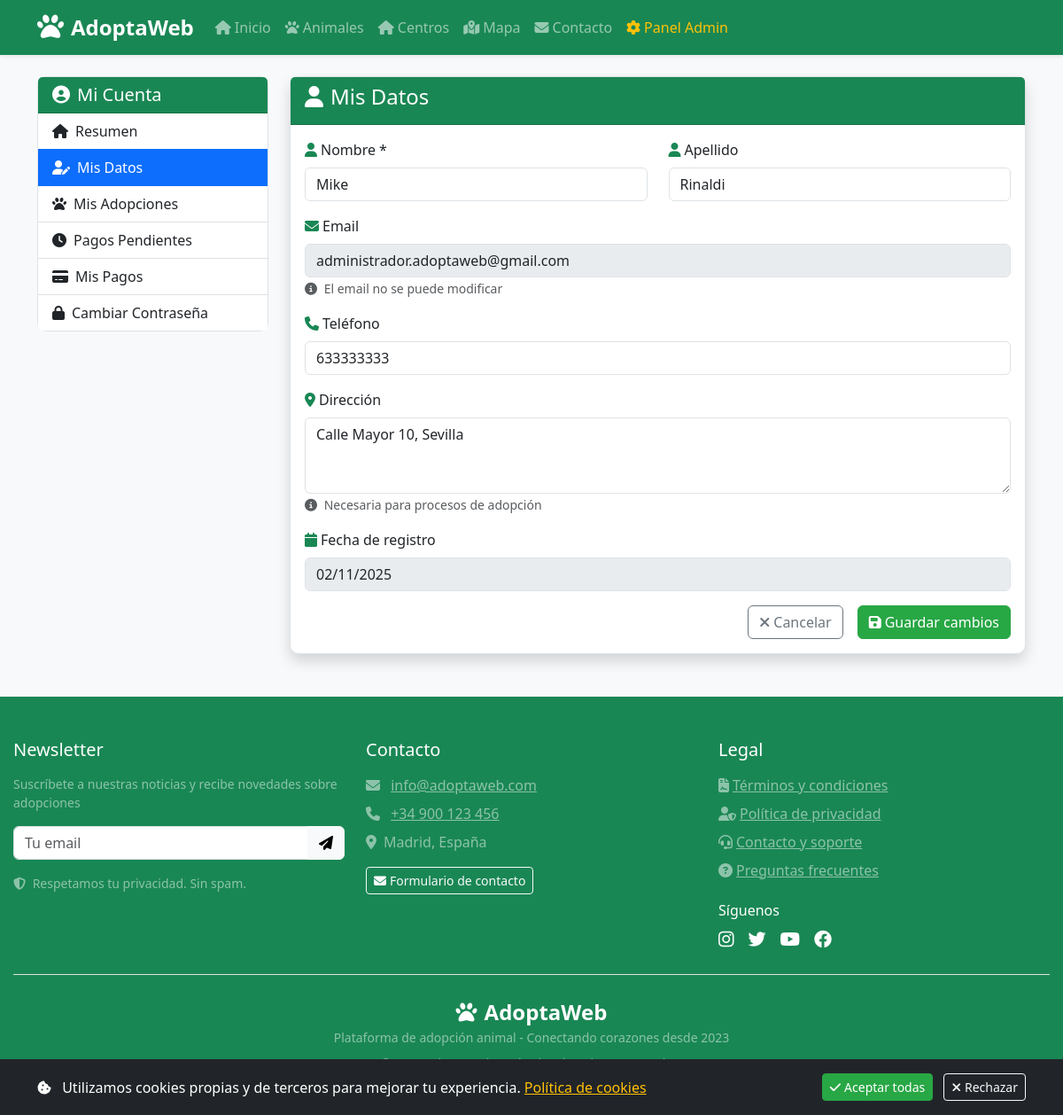
Screenshot of /perfil/mis-datos.php (signed in) with the database file from the repository.
### tables this page shows
CREATE TABLE `usuarios` (
  `id_usuario` int(11) NOT NULL,
  `nombre` varchar(100) NOT NULL,
  `apellido` varchar(100) DEFAULT NULL,
  `email` varchar(150) NOT NULL,
  `password_hash` varchar(255) NOT NULL,
  `telefono` varchar(20) DEFAULT NULL,
  `direccion` varchar(255) DEFAULT NULL,
  `tarjeta_last4` char(4) DEFAULT NULL,
  `fecha_registro` datetime DEFAULT current_timestamp(),
  `id_rol` int(11) DEFAULT 2
);

### includes/config.php (called while the page is built, shortened)
<?php
require_once ROOT_PATH . '/includes/conexion.php';
function estaLogueado() {
    return isset($_SESSION['user_id']);
}
function obtenerUsuario() {
    global $pdo;
    if (estaLogueado()) {
        $stmt = $pdo->prepare("SELECT * FROM usuarios WHERE id_usuario = ?");
        $stmt->execute([$_SESSION['user_id']]);
        return $stmt->fetch();
    }
    return null;
}
?>

### perfil/mis-datos.php (the view, shortened to what this page needs)
<?php
require_once '../includes/config.php';
$user = obtenerUsuario();
?>
<!DOCTYPE html>
<html lang="es">
<head>
    <link href="https://cdn.jsdelivr.net/npm/bootstrap@5.3.0/dist/css/bootstrap.min.css" rel="stylesheet">
    <link rel="stylesheet" href="https://cdnjs.cloudflare.com/ajax/libs/font-awesome/6.4.0/css/all.min.css">
    <link rel="stylesheet" href="<?= BASE_URL ?>/css/styles.css">
</head>
<body>
    <?php include '../includes/navbar.php'; ?>
    <div class="container mt-4">
        <div class="row">
            <div class="col-md-3">
                <?php include 'menu-lateral.php'; ?>
            </div>
            <div class="col-md-9">
                <div class="card shadow">
                    <div class="card-header bg-success text-white">
                        <h4><i class="fas fa-user me-2"></i>Mis Datos</h4>
                    </div>
                    <div class="card-body">
                        <form method="POST" id="userDataForm" novalidate>
                            <div class="row">
                                <div class="col-md-6 mb-3">
                                    <label for="nombre" class="form-label">
                                        <i class="fas fa-user me-1 text-success"></i>Nombre *
                                    </label>
                                    <input type="text"
                                           name="nombre"
                                           id="nombre"
                                           class="form-control"
                                           value="<?= htmlspecialchars($user['nombre']) ?>"
                                           required
                                           pattern="[a-zA-ZáéíóúÁÉÍÓÚñÑ\s]{2,100}"
                                           placeholder="Tu nombre">
                                </div>
                                <div class="col-md-6 mb-3">
                                    <label for="apellido" class="form-label">
                                        <i class="fas fa-user me-1 text-success"></i>Apellido
                                    </label>
                                    <input type="text"
                                           name="apellido"
                                           id="apellido"
                                           class="form-control"
                                           value="<?= htmlspecialchars($user['apellido']) ?>"
                                           pattern="[a-zA-ZáéíóúÁÉÍÓÚñÑ\s]*"
                                           placeholder="Tu apellido">
                                </div>
                            </div>
                            <div class="mb-3">
                                <label for="email" class="form-label">
                                    <i class="fas fa-envelope me-1 text-success"></i>Email
                                </label>
                                <input type="email"
                                       class="form-control"
                                       id="email"
                                       value="<?= htmlspecialchars($user['email']) ?>"
                                       readonly
                                       disabled>
                                <small class="text-muted">
                                    <i class="fas fa-info-circle me-1"></i>
                                    El email no se puede modificar
                                </small>
                            </div>
                            <div class="mb-3">
                                <label for="telefono" class="form-label">
                                    <i class="fas fa-phone me-1 text-success"></i>Teléfono
                                </label>
                                <input type="tel"
                                       name="telefono"
                                       id="telefono"
                                       class="form-control"
                                       value="<?= htmlspecialchars($user['telefono']) ?>"
                                       pattern="[0-9\s\+\-\(\)]{9,20}"
                                       placeholder="+34 600 123 456">
                            </div>
                            <div class="mb-3">
                                <label for="direccion" class="form-label">
                                    <i class="fas fa-map-marker-alt me-1 text-success"></i>Dirección
                                </label>
                                <textarea name="direccion"
                                          id="direccion"
                                          class="form-control"
                                          rows="3"
                                          maxlength="255"
                                          placeholder="Calle, número, ciudad, código postal"><?= htmlspecialchars($user['direccion']) ?></textarea>
                                <small class="text-muted">
                                    <i class="fas fa-info-circle me-1"></i>
                                    Necesaria para procesos de adopción
                                </small>
                            </div>
                            <div class="mb-3">
                                <label class="form-label">
                                    <i class="fas fa-calendar me-1 text-success"></i>Fecha de registro
                                </label>
                                <input type="text"
                                       class="form-control"
                                       value="<?= date('d/m/Y', strtotime($user['fecha_registro'])) ?>"
                                       readonly
                                       disabled>
                            </div>
                            <div class="d-grid gap-2 d-md-flex justify-content-md-end">
                                <a href="<?= BASE_URL ?>/perfil/" class="btn btn-outline-secondary me-md-2">
                                    <i class="fas fa-times me-1"></i>Cancelar
                                </a>
                                <button type="submit" class="btn btn-success">
                                    <i class="fas fa-save me-1"></i>Guardar cambios
                                </button>
                            </div>
                        </form>
                    </div>
                </div>
            </div>
        </div>
    </div>
    <?php include '../includes/footer.php'; ?>
</body>
</html>

### css/styles.css (style rules this page uses)
:root { --primary-color: #28a745; --secondary-color: #218838; --light-bg: #f8f9fa; --dark-bg: #343a40; }
body { font-family: 'Segoe UI', Tahoma, Geneva, Verdana, sans-serif; background-color: #f8f9fa; display: flex; flex-direction: column; min-height: 100vh; }
.card { border-radius: 10px; border: 1px solid #dee2e6; transition: transform 0.3s, box-shadow 0.3s; }
.btn-success { background-color: var(--primary-color); border-color: var(--primary-color); }

### rows the page displays
usuarios: nombre "Mike", apellido "Rinaldi", email "administrador.adoptaweb@gmail.com", telefono "633333333", direccion "Calle Mayor 10, Sevilla", fecha_registro "02/11/2025"
